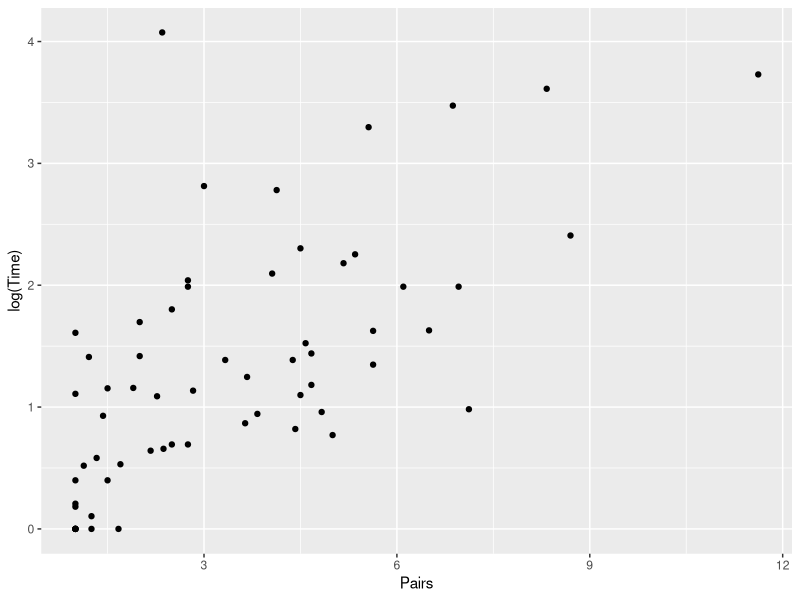
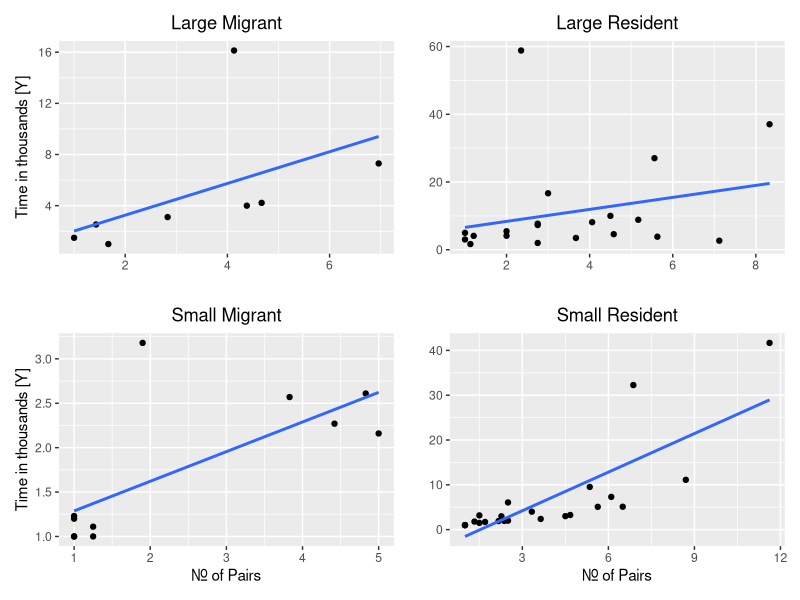
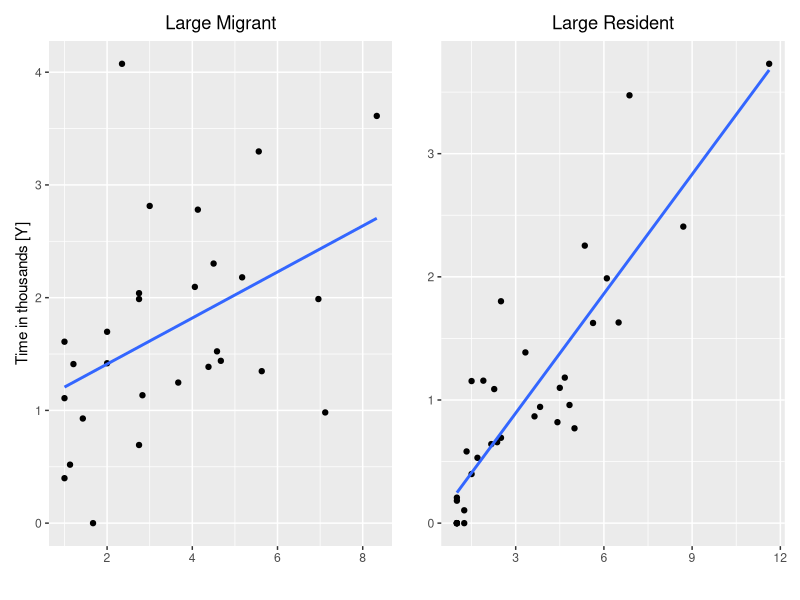
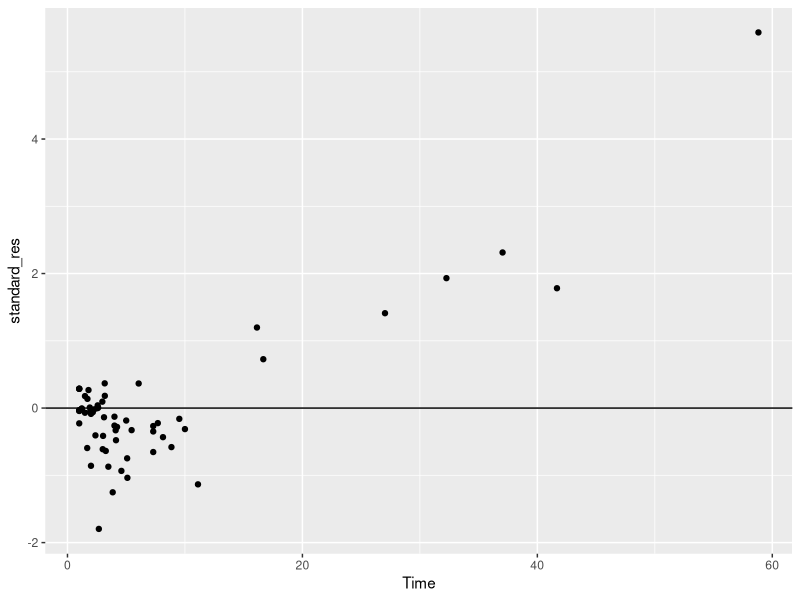
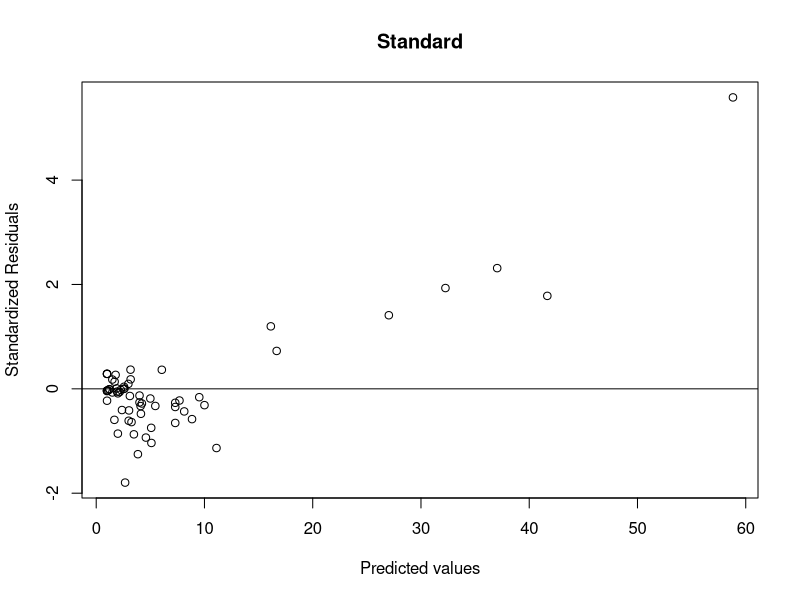
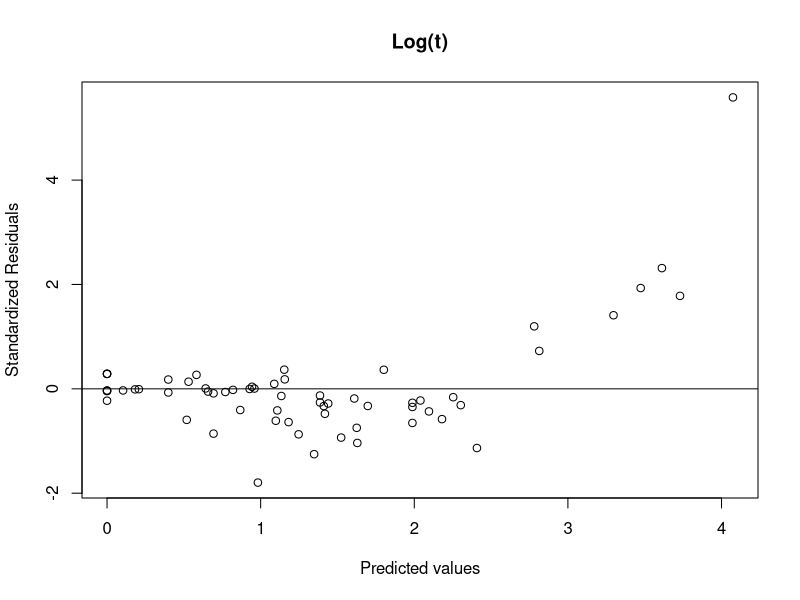
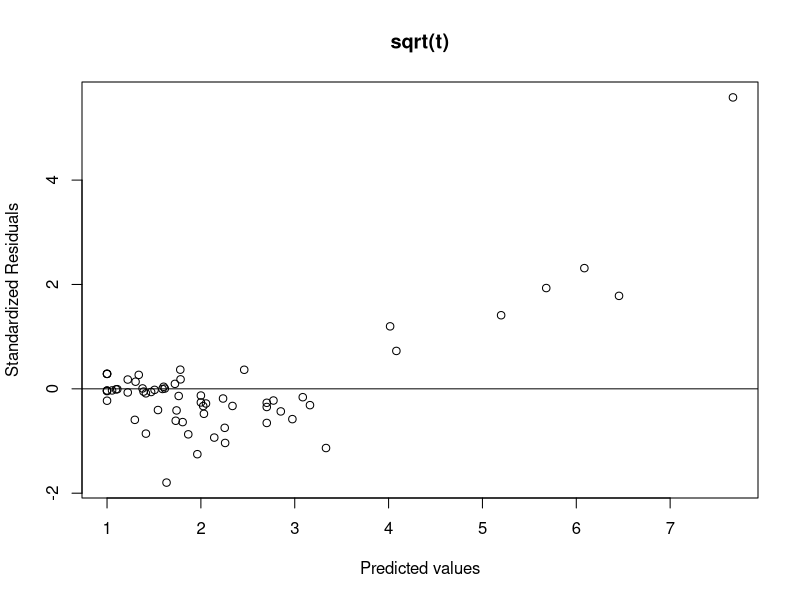
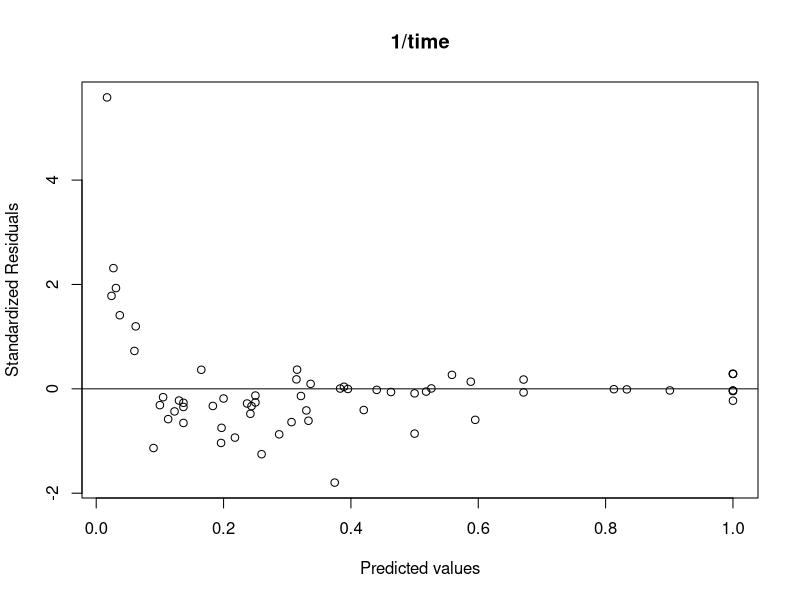

Source code (R) for these figures, in order:
## ---- chunk 1
knitr::opts_chunk$set(warning = FALSE, message = FALSE) 
## ---- chunk 2
library(tidyverse)
data <- read.csv('Factors Affecting Extinction.csv')
data
## ---- chunk 3



lm_full <- lm(formula = Time ~ Pairs + Size + Status + Pairs*Size + Pairs * Status + Size*Status + Pairs*Size*Status, data)
lm_full.log <- lm(formula = log(Time) ~ Pairs + Size + Status + Pairs*Size + Pairs * Status + Size*Status + Pairs*Size*Status, data)
lm_full.sqrt <- lm(formula = sqrt(Time) ~ Pairs + Size + Status + Pairs*Size + Pairs * Status + Size*Status + Pairs*Size*Status, data)
lm_full.inverse <- lm(formula = 1/Time ~ Pairs + Size + Status + Pairs*Size + Pairs * Status + Size*Status + Pairs*Size*Status, data)

summary(lm_full)$r.squared
summary(lm_full.log)$r.squared
summary(lm_full.sqrt)$r.squared
summary(lm_full.inverse)$r.squared

## ---- chunk 4
library(patchwork)
L_data <- subset(data, Size == "L")
S_data <- subset(data, Size == "S")
LM <- subset(L_data, Status == "M")
LR <- subset(L_data, Status == "R")
SM <- subset(S_data, Status == "M")
SR <- subset(S_data, Status == "R")
p1 <- ggplot(LM,aes(Pairs, Time)) + geom_point() + ggtitle("Large Migrant") + ylab("Time in thousands [Y]") + xlab("") + theme(plot.title = element_text(hjust = 0.5)) + stat_smooth(method = "lm", level = 0)
p2 <- ggplot(LR,aes(Pairs, Time)) + geom_point() + ggtitle("Large Resident")+ ylab("")  + xlab("") + theme(plot.title = element_text(hjust = 0.5))+ stat_smooth(method = "lm",level = 0)
p3 <- ggplot(SM,aes(Pairs, Time)) + geom_point() + ggtitle("Small Migrant") + ylab("Time in thousands [Y]") + xlab("Nr. of Pairs") + theme(plot.title = element_text(hjust = 0.5)) + stat_smooth(method = "lm",level = 0)
p4 <- ggplot(SR,aes(Pairs, Time)) + geom_point() + ggtitle("Small Resident") + ylab("") + xlab("Nr. of Pairs") + theme(plot.title = element_text(hjust = 0.5)) + stat_smooth(method = "lm",level = 0)

p5 <- ggplot(L_data,aes(Pairs, log(Time))) + geom_point() + ggtitle("Large Migrant") + ylab("Time in thousands [Y]") + xlab("") + theme(plot.title = element_text(hjust = 0.5)) + stat_smooth(method = "lm", level = 0)
p6 <- ggplot(S_data,aes(Pairs, log(Time))) + geom_point() + ggtitle("Large Resident")+ ylab("")  + xlab("") + theme(plot.title = element_text(hjust = 0.5))+ stat_smooth(method = "lm",level = 0)

ggplot(data, aes(Pairs, log(Time))) + geom_point()

p1+p2+p3+p4

p5 + p6



## ---- chunk 5

standard_res <- rstandard(lm_full)
final_data <- cbind(data, standard_res)

ggplot(final_data) + geom_point(aes(Time, standard_res)) + geom_abline(slope = 0)


plot((final_data$Time), standard_res, ylab='Standardized Residuals', xlab='Predicted values', main="Standard") 
abline(0, 0)
plot(log(final_data$Time), standard_res, ylab='Standardized Residuals', xlab='Predicted values', main="Log(t)") 
abline(0, 0)
plot(sqrt(final_data$Time), standard_res, ylab='Standardized Residuals', xlab='Predicted values', main = "sqrt(t)") 
abline(0, 0)
plot(1/(final_data$Time), standard_res, ylab='Standardized Residuals', xlab='Predicted values', main="1/time") 
abline(0, 0)


## ---- chunk 6
qqnorm(data$Time, main="Q-Q plot for time")
qqline(data$Time)
qqnorm(log(data$Time),main="Q-Q plot for log(time)")
qqline(log(data$Time))
qqnorm(sqrt(data$Time),main="Q-Q plot for sqrt(time)")
qqline(sqrt(data$Time))
qqnorm(1/(data$Time),main="Q-Q plot for 1/time")
qqline(1/(data$Time))



## ---- chunk 7
data.out <- subset(data, Time < 50)
lm_full.out <- lm(formula = Time ~ Pairs + Size + Status + Pairs*Size + Pairs * Status + Size*Status + Pairs*Size*Status, data.out)
lm_full.log.out <- lm(formula = log(Time) ~ Pairs + Size + Status + Pairs*Size + Pairs * Status + Size*Status + Pairs*Size*Status, data.out)
lm_full.sqrt.out <- lm(formula = sqrt(Time) ~ Pairs + Size + Status + Pairs*Size + Pairs * Status + Size*Status + Pairs*Size*Status, data.out)
lm_full.inverse.out <- lm(formula = 1/Time ~ Pairs + Size + Status + Pairs*Size + Pairs * Status + Size*Status + Pairs*Size*Status, data.out)

summary(lm_full.out)$r.squared
summary(lm_full.log.out)$r.squared
summary(lm_full.sqrt.out)$r.squared
summary(lm_full.inverse.out)$r.squared


## ---- chunk 8
ggplot(data.out, aes(Pairs, (Time))) + geom_point()
## ---- chunk 9
qqnorm(data.out$Time, main="Q-Q plot for time")
qqline(data.out$Time)
qqnorm(log(data.out$Time),main="Q-Q plot for log(time)")
qqline(log(data.out$Time))
qqnorm(sqrt(data.out$Time),main="Q-Q plot for sqrt(time)")
qqline(sqrt(data.out$Time))
qqnorm(1/(data.out$Time),main="Q-Q plot for 1/time")
qqline(1/(data.out$Time))

## ---- chunk 10
lm_full.out.reduced <- lm(formula = Time ~ Pairs + Size + Pairs*Size, data.out)
lm_full.log.out.reduced <- lm(formula = log(Time) ~ Pairs + Size + Pairs*Size, data.out)
lm_full.sqrt.out.reduced <- lm(formula = sqrt(Time) ~ Pairs + Size + Pairs*Size, data.out)
lm_full.inverse.out.reduced <- lm(formula = 1/Time ~ Pairs + Size + Pairs*Size, data.out)

summary(lm_full.out.reduced)$r.squared
summary(lm_full.log.out.reduced)$r.squared
summary(lm_full.sqrt.out.reduced)$r.squared
summary(lm_full.inverse.out.reduced)$r.squared


## ---- chunk 11
standard_res <- rstandard(lm_full.out.reduced)
final_data <- cbind(data.out, standard_res)
plot((final_data$Time), standard_res, ylab='Standardized Residuals', xlab='Predicted values', main="Standard") 
abline(0, 0)
plot(log(final_data$Time), standard_res, ylab='Standardized Residuals', xlab='Predicted values', main="Log(t)") 
abline(0, 0)
plot(sqrt(final_data$Time), standard_res, ylab='Standardized Residuals', xlab='Predicted values', main = "sqrt(t)") 
abline(0, 0)
plot(1/(final_data$Time), standard_res, ylab='Standardized Residuals', xlab='Predicted values', main="1/time") 
abline(0, 0)

## ---- chunk 12
lm_full <- lm(formula = Time ~ Pairs + Size + Status + Pairs*Size + Pairs * Status + Size*Status + Pairs*Size*Status, data)
lm_full.logpair <- lm(formula = Time ~ log(Pairs) + Size + Status + log(Pairs)*Size + log(Pairs) * Status + Size*Status + log(Pairs)*Size*Status, data)
lm_full.sqrtpair <- lm(formula = Time ~ sqrt(Pairs) + Size + Status + sqrt(Pairs)*Size + sqrt(Pairs) * Status + Size*Status + sqrt(Pairs)*Size*Status, data)
lm_full.inversepair <- lm(formula = Time ~ 1/Pairs + Size + Status + 1/Pairs*Size + 1/Pairs * Status + Size*Status + 1/Pairs*Size*Status, data)

summary(lm_full)$r.squared
summary(lm_full.logpair)$r.squared
summary(lm_full.sqrtpair)$r.squared
summary(lm_full.inversepair)$r.squared


## ---- chunk 13

m1 <- lm(formula = log(Time) ~ Pairs, data.out)
m2 <- lm(formula = log(Time) ~ Pairs + Size, data.out)
m3 <- lm(formula = log(Time) ~ Pairs + Size + Pairs*Size, data.out)
m4 <- lm(formula = log(Time) ~ Pairs + Size + Status, data.out)
m5 <- lm(formula = log(Time) ~ Pairs + Size + Status + Pairs*Size + Pairs * Status, data.out)
m6 <- lm(formula = log(Time) ~ Pairs + Size + Status + Pairs*Size + Pairs * Status + Size*Status + Pairs *Size*Status, data.out)


anova(m1, m2, m3, m4, m5, m6)

summary(m1)$adj.r.squared
summary(m2)$adj.r.squared
summary(m3)$adj.r.squared
summary(m4)$adj.r.squared
summary(m5)$adj.r.squared
summary(m6)$adj.r.squared

summary(m6)

## ---- chunk 14
ckd <- cooks.distance(lm_full)
sub_ckd <- subset(ckd, ckd < 0.2)
which(ckd > 0.2)

plot(sub_ckd, ylim = c(0,0.4))
plot(ckd, ylim = c(0,0.4))
